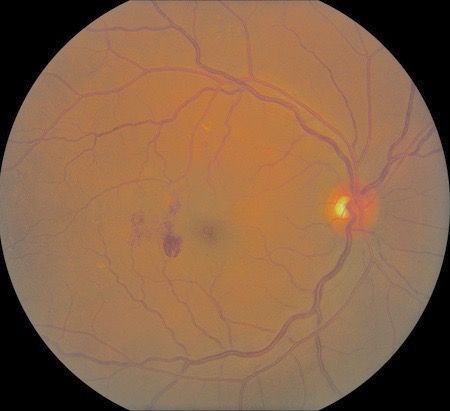
#> input picture Practical#4/retina.jpg, 450 x 411 px
$ jupyter execute histograms.ipynb
#> lines starting #> are read from the running program, lines starting #| are printed output that depends on the picture
# Histograms

## Initialization

[cell 1]
import cv2
import numpy as np
from matplotlib import pyplot as plt

from matplotlib.colors import NoNorm

[cell 2]
# convenience function that estimates the difference between 2 images
def diffscore(img1, img2):
    return np.sum(abs(img1-img2))

# convenience function to draw 1 image - no typing 4 lines anymore
def display(img):
    plt.figure()
    plt.axis("off")
    if len(img.shape) < 3: # no more arguments
        plt.imshow(img,cmap='gray',norm=NoNorm())
        # this ensures plt doesn't treat our grayscale array as a messed-up 3-channel image
    else:
        plt.imshow(img)
    plt.show()

## Why uniform contrast enhancement is inferior

[cell 3]
src = cv2.cvtColor(cv2.imread("retina.jpg"), cv2.COLOR_BGR2GRAY)
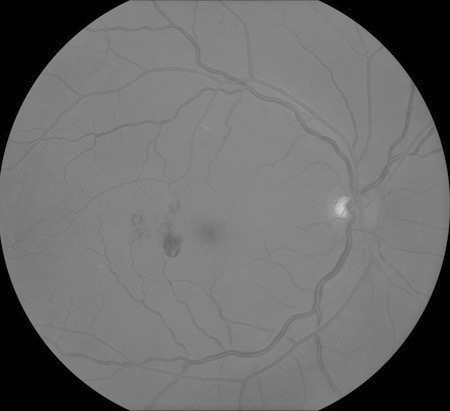
#> src: shape (411, 450); min 0, max 207, mean 107.9
display(src)

While the details of the image are visible, they are hard to analyze. Therefore, we must improve the contrast.

And to know if the contrast is *really* good, we need to look at the histogram:

[cell 4]
def cdf_hist(image):
    hist,bins = np.histogram(image.flatten(),256,[0,256])
#> hist = 256 values, max 24445 at index 0, min 0 at index 199, mean 722.5; bins = 257 values from 0 to 256
    cdf = hist.cumsum()
#> cdf = 256 values from 24445 to 184950
    cdf_normalized = cdf * hist.max()/ cdf.max()
#> cdf_normalized = 256 values from 3230.9 to 24445
    plt.plot(cdf_normalized, color = 'b')

    plt.hist(image.flatten(),256,[0,256], color = 'r')
    plt.show()
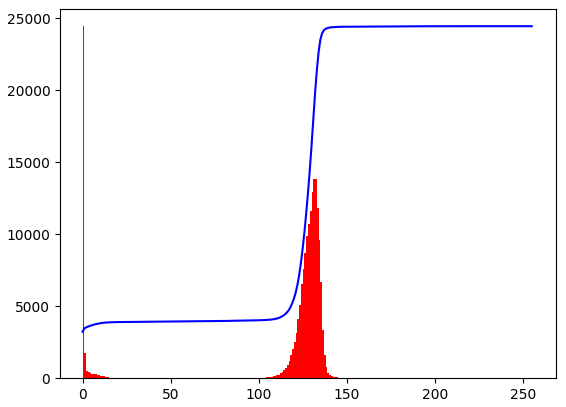
#> figure drawn by matplotlib, 1 panel; tallest bar 24445 high, from x = 0 to 1; curve peaks at x = 207, y = 24445

[cell 5]
cdf_hist(src)

[cell 6]
floatsrc = src.astype(np.float32) /255

#### Contrast enhancement via log transform (10 points)

[cell 7]
contrasted = floatsrc.copy()

contrasted = 1.4*np.log2(contrasted+1)
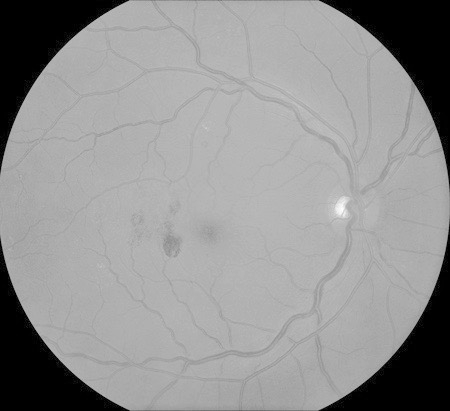
#> contrasted: shape (411, 450) float32; min 0, max 1.2, mean 0.692; drawn with min black and max white

display(contrasted)
cdf_hist((contrasted*255).astype(np.int16))
#> in cdf_hist (call 2), `hist,bins = np.histogram(image.flatten(),256,[0,256])`: hist = 256 values, max 24445 at index 0, min 0 at index 1, mean 721.9
#> in cdf_hist (call 2), `cdf = hist.cumsum()`: cdf = 256 values from 24445 to 184794
#> in cdf_hist (call 2), `cdf_normalized = cdf * hist.max()/ cdf.max()`: cdf_normalized = 256 values from 3233.6 to 24445
#> in cdf_hist (call 2), `plt.show()`:
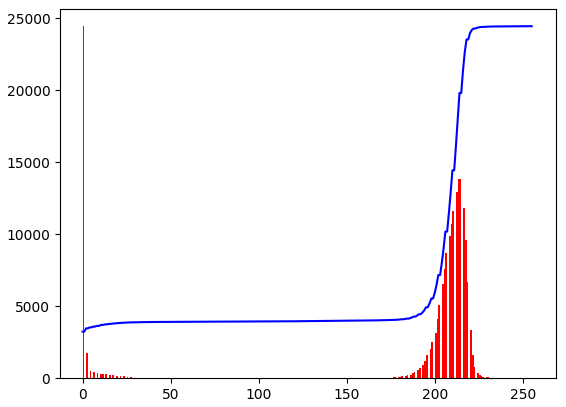
#> figure drawn by matplotlib, 1 panel; tallest bar 24445 high, from x = 0 to 1; curve peaks at x = 255, y = 24445

#### Contrast enhancement via power transform (10 points)

[cell 8]
contrasted = floatsrc.copy()

contrasted = 4*np.power(contrasted, 3)
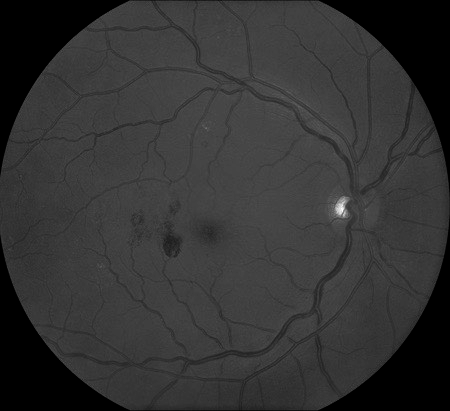
#> contrasted: shape (411, 450) float32; min 0, max 2.14, mean 0.432; drawn with min black and max white

display(contrasted)
cdf_hist((contrasted*255).astype(np.int16))
#> in cdf_hist (call 3), `hist,bins = np.histogram(image.flatten(),256,[0,256])`: hist = 256 values, max 29558 at index 0, min 0 at index 26, mean 721.8
#> in cdf_hist (call 3), `cdf = hist.cumsum()`: cdf = 256 values from 29558 to 184774
#> in cdf_hist (call 3), `cdf_normalized = cdf * hist.max()/ cdf.max()`: cdf_normalized = 256 values from 4728.3 to 29558
#> in cdf_hist (call 3), `plt.show()`:
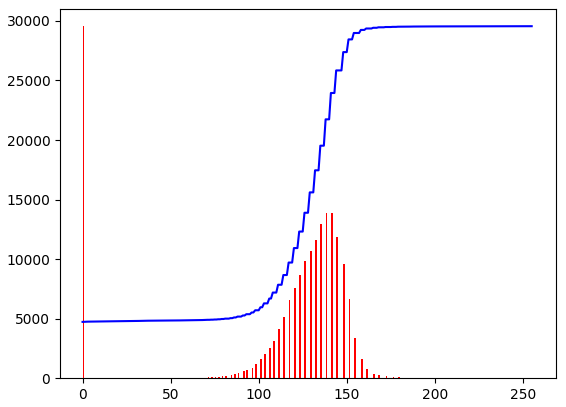
#> figure drawn by matplotlib, 1 panel; tallest bar 29558 high, from x = 0 to 1; curve peaks at x = 255, y = 29558

As you can see, these methods are not perfect when it comes to images that are almost equally intense all over.

This is where histogram equalization comes into play.

[cell 9]
equal = cv2.equalizeHist(src)
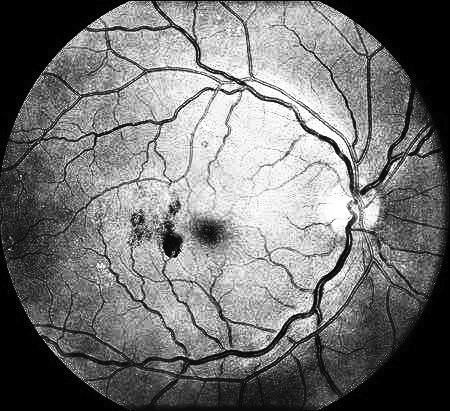
#> equal: shape (411, 450); min 0, max 255, mean 116.9

display(equal)
cdf_hist(equal)
#> in cdf_hist (call 4), `hist,bins = np.histogram(image.flatten(),256,[0,256])`: hist = 256 values, max 24445 at index 0, min 0 at index 1, mean 722.5
#> in cdf_hist (call 4), `cdf = hist.cumsum()`: cdf = 256 values from 24445 to 184950
#> in cdf_hist (call 4), `cdf_normalized = cdf * hist.max()/ cdf.max()`: cdf_normalized = 256 values from 3230.9 to 24445
#> in cdf_hist (call 4), `plt.show()`:
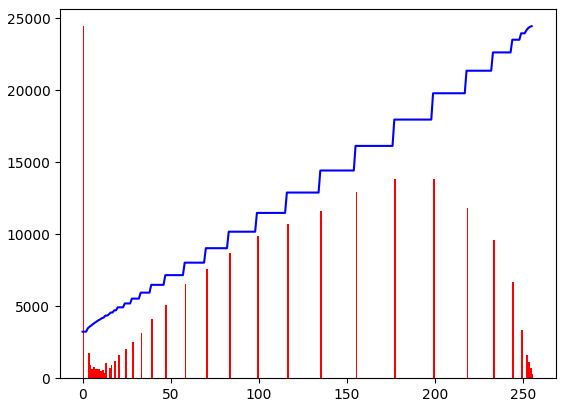
#> figure drawn by matplotlib, 1 panel; tallest bar 24445 high, from x = 0 to 1; curve peaks at x = 255, y = 24445

## Inventing the wheel again

#### Histogram equalization (50 points)

Write a function that would in some way replicate the above without invoking the cv2.equalizeHist() method. You don't really care about the difference score as long as you achieve a similar distribution function.

[cell 10]
def your_histeq(image):
    hist,bins = np.histogram(src.flatten(),256,[0,256])
#> hist = 256 values, max 24445 at index 0, min 0 at index 199, mean 722.5; bins = 257 values from 0 to 256
    cdf = hist.cumsum()
#> cdf = 256 values from 24445 to 184950

    cdf_m = np.ma.masked_equal(cdf, 0)
    cdf_m = ((cdf_m - cdf_m.min())*255/(cdf_m.max() - cdf_m.min()))
    cdf = np.ma.filled(cdf_m, 0).astype('uint8')
#> cdf = 256 values from 0 to 255

    return cdf[image]

[cell 11]
display(your_histeq(src))
cdf_hist(your_histeq(src))

# Homework
Not too much of it this time

#### Why are we here? (15 points)

Explain what a histogram is, what a CDF is, and why equalization is important to us. And in your own words please. Yes, this is not a coding exercise.

Histogram is a is a gray-scale value distribution showing the frequency of occurence of each gray-level value. (It is a discrete function
h(r(kth)) = n(kth). Where r(kth) is the kth gray level in the range of [0, L-1] and n(kth) is the number of pixels having gray level.)

CDF - cumulative distribution function is a function that gives the probability that a random variable is less than or equal to a certain value.
It is calculated by summing up the probabilities of all the possible outcomes of a random variable up to a given value.

Equalization is used in video and image processing to improve the overall visual quality of a picture, making it more vivid, clear, and natural-looking. Picture equalization can be used to correct color imbalances, adjust brightness and contrast, and enhance certain parts of an image or video to make it more visually appealing or informative.

#### Finishing the wheel (15 points)

You might have noticed that we used the np.histogram(array) method to acquire all the values necessary. It does sound a bit like cheating if we are inventing the wheel, does it not?

Write your own function that does not invoke the np.histogram() method *or any equivalent methods from other libraries* and returns the histogram values, either in the same format as the original method, or in a format that you explain below somewhere.

**NB!** Your function only has to work on integers. It does **NOT** have to be robust enough to handle floating inputs for you to get the 15 points.

[cell 12]
#np.unique(src)

def my_histeq(image):
    hist = np.zeros(256, dtype=np.int32)
    unique, counts = np.unique(image, return_counts=True)
#> unique = 206 values from 0 to 207; counts = 206 values, max 24445 at index 0, min 1 at index 176, mean 897.8
    hist[unique] = counts

    cdf = np.zeros(256, dtype=np.float32)
    cdf[0] = hist[0] / (image.shape[0] * image.shape[1])
    for i in range(1, 256):
        cdf[i] = cdf[i-1] + hist[i] / (image.shape[0] * image.shape[1])
#> after the loop, cdf = 256 values from 0.132 to 1

    equalized = np.zeros_like(image)
    for i in range(image.shape[0]):
        for j in range(image.shape[1]):
            equalized[i,j] = np.round(cdf[image[i,j]] * 255)
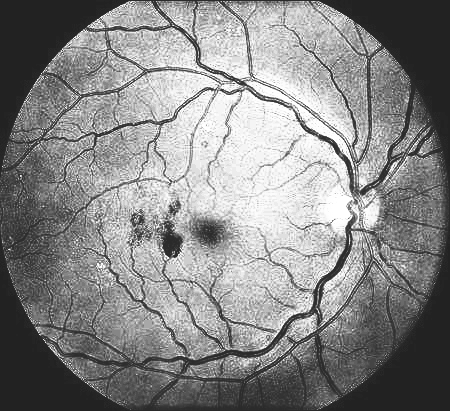
#> equalized: shape (411, 450); min 34, max 255, mean 135

    hist_eq = np.zeros(256, dtype=np.int32)
    unique, counts = np.unique(equalized, return_counts=True)
#> unique = 37 values from 34 to 255; counts = 37 values, max 24445 at index 0, min 358 at index 9, mean 4998.6
    hist_eq[unique] = counts

    return equalized, hist_eq


equalized, hist_eq = my_histeq(src)
#> hist_eq = 256 values, max 24445 at index 34, min 0 at index 0, mean 722.5
display(equalized)
cdf_hist(equalized)
#> in cdf_hist (call 6), `hist,bins = np.histogram(image.flatten(),256,[0,256])`: hist has the same summary as hist_eq outside cdf_hist
#> in cdf_hist (call 6), `cdf = hist.cumsum()`: cdf = 256 values from 0 to 184950
#> in cdf_hist (call 6), `cdf_normalized = cdf * hist.max()/ cdf.max()`: cdf_normalized = 256 values from 0 to 24445
#> in cdf_hist (call 6), `plt.show()`:
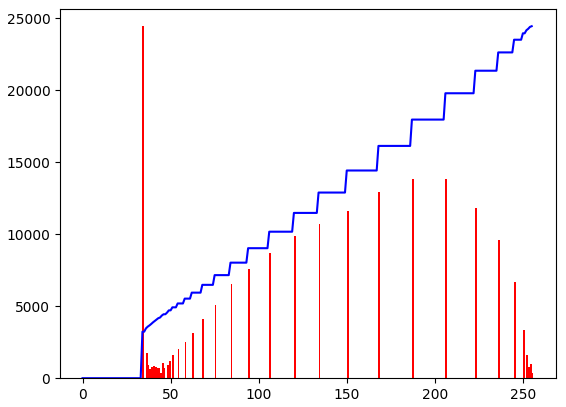
#> figure drawn by matplotlib, 1 panel; tallest bar 24445 high, from x = 34 to 35; curve peaks at x = 255, y = 24445
